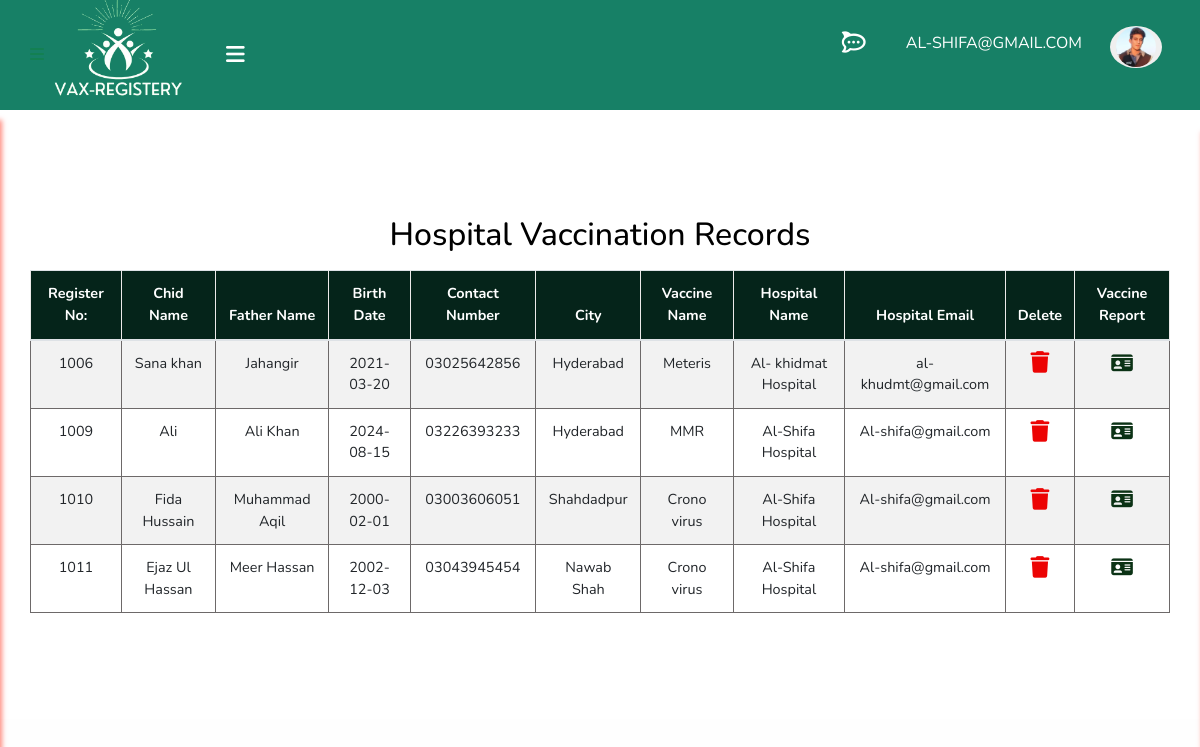
Page /admin.child_details.php (signed in) on the committed database.
### tables this page shows
CREATE TABLE `vaccination_status` (
  `V_id` int(11) NOT NULL,
  `Child_Reg` int(11) DEFAULT NULL,
  `Hospital_name` varchar(50) DEFAULT NULL,
  `Child_name` varchar(50) DEFAULT NULL,
  `Birth_date` date DEFAULT NULL,
  `Vaccine_name` varchar(50) DEFAULT NULL,
  `Father_name` varchar(50) DEFAULT NULL,
  `phone` varchar(20) DEFAULT NULL,
  `Email` varchar(50) DEFAULT NULL,
  `City` varchar(50) DEFAULT NULL,
  `Parent_Email` varchar(50) DEFAULT NULL
);

### admin.child_details.php (the view, shortened to what this page needs)
<?php
 include 'admin_Navbar.php';
?>
        <section class="Vaccine_status layout_padding bg-white">
             <div class="container">
              <div class="table-responsive">
               <?php
                      include 'connect.php';
                    $sql = "SELECT * FROM vaccination_status ";
                    $result = mysqli_query($conn, $sql) or die("query unsuccess");
                      ?>
               <table class="table table-striped">
               <h2 class="text-center mt-3 mb-3">Hospital Vaccination Records</h2>
                 <thead >
                   <th  class="thead">Register No:</th>
                   <th  class="thead">Chid Name</th>
                   <th  class="thead">Father Name</th>
                   <th  class="thead">Birth Date</th>
                   <th  class="thead">Contact Number</th>
                   <th  class="thead">City</th>
                   <th  class="thead">Vaccine Name</th>
                   <th  class="thead">Hospital Name</th>
                   <th  class="thead">Hospital Email</th>
                   <th  class="thead">Delete</th>
                   <th  class="thead">Vaccine Report</th>
   </thead>
    <?php
        while ($row =mysqli_fetch_assoc($result)){
      ?>
      <tr>
                  <td class="tbody"><?php echo $row ['Child_Reg'] ?></td>
                  <td class="tbody"><?php echo $row ['Child_name'] ?></td>
                  <td class="tbody"><?php echo $row ['Father_name'] ?></td>
                  <td class="tbody"><?php echo $row ['Birth_date'] ?></td>
                  <td class="tbody"><?php echo $row ['phone'] ?></td>
                  <td class="tbody"><?php echo $row ['City'] ?></td>
                  <td class="tbody"><?php echo $row ['Vaccine_name'] ?></td>
                  <td class="tbody"><?php echo $row ['Hospital_name'] ?></td>
                  <td class="tbody"><?php echo $row ['Email'] ?></td>
                  <td class="tbody">
                     <a href="admin_Del_section.php?V_id=<?php echo $row['V_id']?>&delete"><i class="fa-solid fa-trash fa-xl" style="color: #ec0404;"></i></a>
                  </td>
                  <td class="tbody">
                     <a href="admin_vac_report.php?V_id=<?php echo $row['V_id']?>&report"> <i class="fa-solid fa-id-card fa-lg" style="color: #0b3215;"></i></a>
                  </td>
                  <?php
                   }
                   ?>
           </tr>
    </table>
    </div>
   </div>
 </section>
</body>
</html>

### admin_Navbar.php (shortened to what this page needs)
<?php
include 'connect.php';
?>
<!DOCTYPE html>
<html>
<head>
  <link rel="stylesheet" href="https://cdnjs.cloudflare.com/ajax/libs/font-awesome/6.5.1/css/all.min.css">
  <link rel="stylesheet" type="text/css" href="css/bootstrap.css" />
  <link rel="stylesheet" type="text/css" href="https://cdnjs.cloudflare.com/ajax/libs/OwlCarousel2/2.3.4/assets/owl.carousel.min.css" />
  <link href="css/font-awesome.min.css" rel="stylesheet" />
  <link href="css/style.css" rel="stylesheet" />
  <link href="css/responsive.css" rel="stylesheet" />
</head>
<body class="sub_page">
    <?php
        if(isset($_SESSION['Email'])){
     ?>
    <div class="hero_area">
        <header class="header_section">
          <div class="container">
            <nav class="navbar navbar-expand-lg custom_nav-container ">
              <span><i class="fa-solid fa-bars"></i></span>
              <a class="navbar-brand" href="admin_panel.php">
                <span>
                <img src="images/Vax-Registery- logo.png" alt="" class="logo-image"  >
                <a class="nav-link  text-white" href="#" id="Menu_btn"><i class="fa-solid fa-bars fa-lg"></i></a>
                </span>
              </a>
              <div class="collapse navbar-collapse" id="navbarSupportedContent">
                <ul class="navbar-nav">
                  <li class="nav-item">
                    <a class="nav-link" href="#" id="chat_Btn"><i class="fa-brands fa-rocketchat fa-lg"></i> </a>
                  </li>
                    <li class="nav-item">
                        <li class="nav-item" style="display:flex">
                         <li class="nav-item">
                            <a class="nav-link" href="#">  <?php echo $_SESSION['Email'];  ?></a>
                            </li>
                            <?php $sql = "select  * from admin";
                             $result = mysqli_query($conn ,$sql);
                             while ($row = mysqli_fetch_assoc($result)){ ?>
                        <a class="nav-link" href="#"><button type="button" data-toggle="collapse" data-target="#profileSection" aria-expanded="false" aria-controls="profileSection" id="profile">
                        <img src="images/profile<?php  echo $row ['image'] ?>" alt="" class="profile-image">
                       </button></a>
                    </li>
                   <?php }} ?>
                </ul>
            </div>
          </nav>
        </div>
      </header>
    </div>
</body>
</html>

### css/style.css (style rules this page uses)
body { font-family: 'Nunito', sans-serif; color: #000000; background-color: #fefefe; overflow-x: hidden; }
.layout_padding { padding: 90px 0; }
a { text-decoration: none; color: rgb(0, 0, 0); }
a, a:hover, a:focus { text-decoration: none; }
.hero_area { position: relative; min-height: 100vh; display: flex; flex-direction: column; }
.sub_page .hero_area { min-height: auto; background-color: #178066; }
.header_section { padding: 15px 0; }
.navbar-brand span .logo-image { height: 150px; width: 150px; object-fit:scale-down; margin-top: -5vh; margin-bottom: -5vh; }
.custom_nav-container { padding: 0; }
.custom_nav-container .navbar-nav { margin-left: auto; }
.custom_nav-container .navbar-nav .nav-item .nav-link { padding: 5px 20px; color: #ffffff; text-align: center; text-transform: uppercase; border-radius: 5px; -webkit-transition: all 0.3s; transition: all 0.3s; }
.logo-image { height: 200px; width: 200px; margin-top: -5vh; }
.profile-image { height: 40px; width: 40px; border-radius: 50%; object-fit: cover; }
#profile { top: -1vh; border: none; border-radius: 50%; position: relative; }
span i { color: #138052; }
.thead { font-size: 0.9em; color: rgb(255, 255, 255); text-align: center; border: 1px solid rgb(236, 233, 233); background-color: rgb(5, 36, 26); }
.tbody { font-size: 0.9em; border: 1px solid rgb(109, 105, 105); text-align: center; }
.Vaccine_status { background-color: white; }
.table { background-color: white; }

### css/responsive.css (style rules this page uses)
@media (min-width: 1200px) { .container { max-width: 1170px; } }

### rows in the picture
vaccination_status: Child_Reg "1006", Child_name "Sana khan", Father_name "Jahangir", Birth_date "2021-03-20", phone "03025642856", City "Hyderabad", Vaccine_name "Meteris", Hospital_name "Al- khidmat Hospital", Email "al-khudmt@gmail.com"
vaccination_status: Child_Reg "1009", Child_name "Ali", Father_name "Ali Khan", Birth_date "2024-08-15", phone "03226393233", City "Hyderabad", Vaccine_name "MMR", Hospital_name "Al-Shifa Hospital", Email "Al-shifa@gmail.com"
vaccination_status: Child_Reg "1010", Child_name "Fida Hussain", Father_name "Muhammad Aqil", Birth_date "2000-02-01", phone "03003606051", City "Shahdadpur", Vaccine_name "Crono virus", Hospital_name "Al-Shifa Hospital", Email "Al-shifa@gmail.com"
vaccination_status: Child_Reg "1011", Child_name "Ejaz Ul Hassan", Father_name "Meer Hassan", Birth_date "2002-12-03", phone "03043945454", City "Nawab Shah", Vaccine_name "Crono virus", Hospital_name "Al-Shifa Hospital", Email "Al-shifa@gmail.com"

### other values in the picture
$_SESSION['Email'] "AL-SHIFA@GMAIL.COM"
